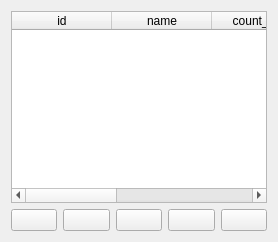
                <widget class="QWidget" name="page_data_base_model">
                 <layout class="QGridLayout" name="gridLayout_57">
                  <item row="0" column="0">
                   <widget class="QTableWidget" name="table_model">
                    <column>
                     <property name="text">
                      <string>id</string>
                     </property>
                    </column>
                    <column>
                     <property name="text">
                      <string>name</string>
                     </property>
                    </column>
                    <column>
                     <property name="text">
                      <string>count_seat</string>
                     </property>
                    </column>
                    <column>
                     <property name="text">
                      <string>id_seat_start</string>
                     </property>
                    </column>
                    <column>
                     <property name="text">
                      <string>id_seat_end</string>
                     </property>
                    </column>
                   </widget>
                  </item>
                  <item row="1" column="0">
                   <layout class="QHBoxLayout" name="horizontalLayout_22">
                    <item>
                     <widget class="QPushButton" name="btn_back_model">
                      <property name="text">
                       <string/>
                      </property>
                      <property name="icon">
                       <iconset resource="../resources/res.qrc">
                        <normaloff>:/icon/icons/arrow-small-left.png</normaloff>:/icon/icons/arrow-small-left.png</iconset>
                      </property>
                      <property name="iconSize">
                       <size>
                        <width>30</width>
                        <height>50</height>
                       </size>
                      </property>
                      <property name="checkable">
                       <bool>true</bool>
                      </property>
                     </widget>
                    </item>
                    <item>
                     <widget class="QPushButton" name="btn_search_model">
                      <property name="text">
                       <string/>
                      </property>
                      <property name="icon">
                       <iconset resource="../resources/res.qrc">
                        <normaloff>:/icon/icons/search.png</normaloff>:/icon/icons/search.png</iconset>
                      </property>
                      <property name="iconSize">
                       <size>
                        <width>30</width>
                        <height>50</height>
                       </size>
                      </property>
                     </widget>
                    </item>
                    <item>
                     <widget class="QPushButton" name="btn_edit_model">
                      <property name="text">
                       <string/>
                      </property>
                      <property name="icon">
                       <iconset resource="../resources/res.qrc">
                        <normaloff>:/icon/icons/pencil.png</normaloff>:/icon/icons/pencil.png</iconset>
                      </property>
                      <property name="iconSize">
                       <size>
                        <width>30</width>
                        <height>50</height>
                       </size>
                      </property>
                     </widget>
                    </item>
                    <item>
                     <widget class="QPushButton" name="btn_insert_model">
                      <property name="text">
                       <string/>
                      </property>
                      <property name="icon">
                       <iconset resource="../resources/res.qrc">
                        <normaloff>:/icon/icons/icons8-plus-24 (2).png</normaloff>:/icon/icons/icons8-plus-24 (2).png</iconset>
                      </property>
                      <property name="iconSize">
                       <size>
                        <width>50</width>
                        <height>50</height>
                       </size>
                      </property>
                     </widget>
                    </item>
                    <item>
                     <widget class="QPushButton" name="btn_delete_model">
                      <property name="text">
                       <string/>
                      </property>
                      <property name="icon">
                       <iconset resource="../resources/res.qrc">
                        <normaloff>:/icon/icons/icons8-trash-50 (1).png</normaloff>:/icon/icons/icons8-trash-50 (1).png</iconset>
                      </property>
                      <property name="iconSize">
                       <size>
                        <width>30</width>
                        <height>50</height>
                       </size>
                      </property>
                     </widget>
                    </item>
                   </layout>
                  </item>
                 </layout>
                </widget>
